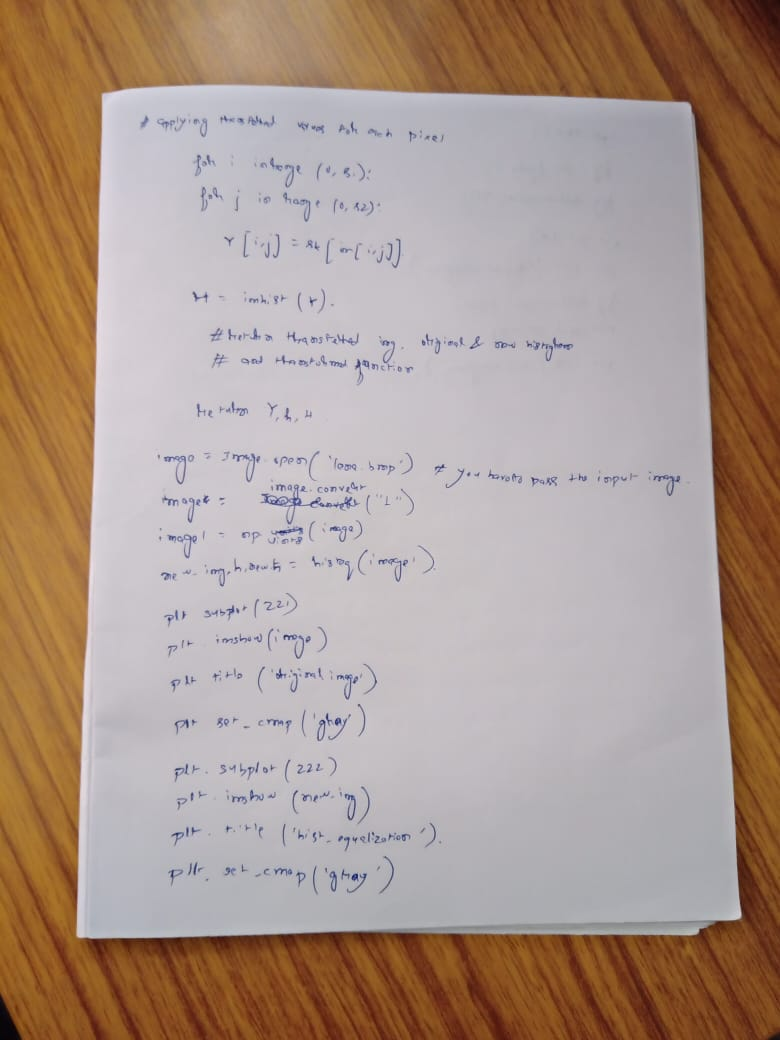
#> input picture z.jpeg, 780 x 1040 px, found by its file name
$ python Scan.py
#> lines starting #> are read from the running program, lines starting #| are printed output that depends on the picture; after the words box and inside, x2 and y2 are one past the last pixel; in counts of white or black regions, pixels touching at a corner belong together
import numpy as np
import matplotlib.pyplot as plt
import cv2
from skimage.filters import threshold_local

plt.rcParams['figure.figsize'] = (9.0, 9.0)

def implt(img, cmp= 'Greys_r', t=''): #matplot uses colormap which maps intensities to color/ avoiding this, we use greys_r
	plt.imshow(img, cmap=cmp)
	plt.title(t)
	plt.show()


SMALL_HEIGHT = 800


def resize(img, height=SMALL_HEIGHT, allways= False):


	if (img.shape[0] > height or allways):
		rat = height / img.shape[0]
		return cv2.resize(img, (int(rat * img.shape[1]), height))

	return img


# Loading images and ploting it (converting to RGB from BGR)
image = cv2.cvtColor(cv2.imread(r"C:\Users\saurav\PycharmProjects\untitled1\z.jpeg" ), cv2.COLOR_BGR2RGB)
implt(image)


def edges_det(img, min_val, max_val):
    """ Preprocessing (gray, thresh, filter, border) + Canny edge detection """
#> called with min_val = 100, max_val = 200
    img = cv2.cvtColor(resize(img), cv2.COLOR_BGR2GRAY)
#> in resize, `return cv2.resize(img, (int(rat * img.shape[1]), height))`:
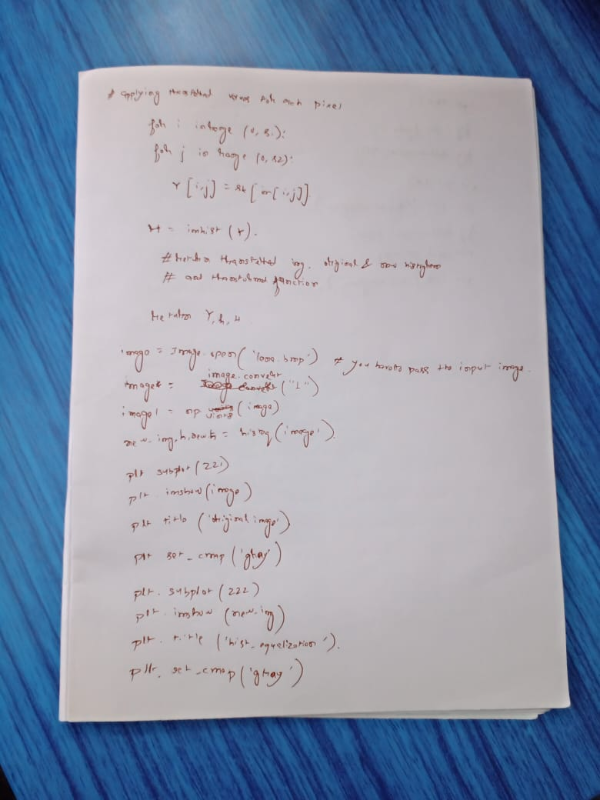
#> returned value: shape (800, 600, 3); mean of channels 0, 1, 2 170.9, 150.7, 139.2; drawn as B, G, R

    # Applying blur and threshold
    img = cv2.bilateralFilter(img, 9, 75, 75)
    img = cv2.adaptiveThreshold(img, 255, cv2.ADAPTIVE_THRESH_GAUSSIAN_C, cv2.THRESH_BINARY, 115, 4)
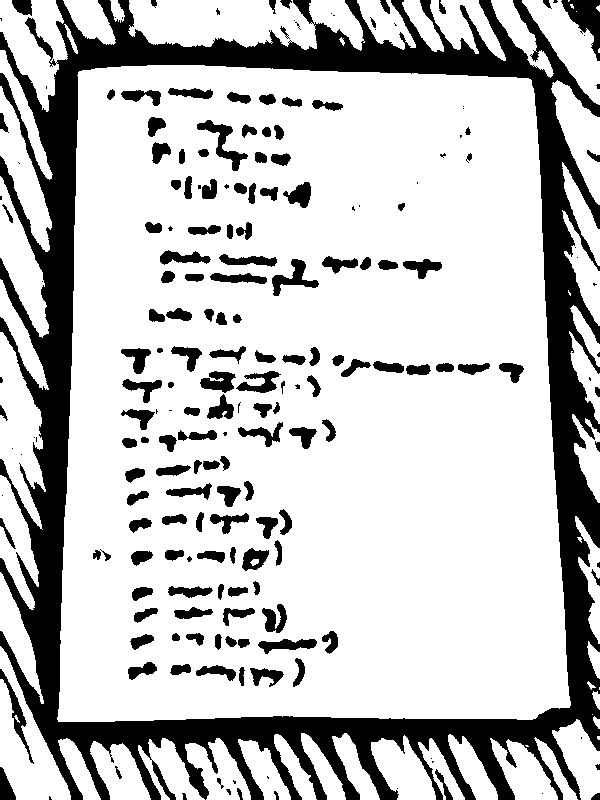
#> img: shape (800, 600); 76.6% white; 207 black regions (54 under 20 px), largest, box (x1, y1, x2, y2) and area: (0, 0, 600, 800) 83528, (561, 0, 600, 61) 1085, (197, 120, 248, 171) 700
    implt(img, 'gray', 'Adaptive Threshold')

    # Median blur replace center pixel by median of pixels under kelner
    # => removes thin details
    img = cv2.medianBlur(img, 11)
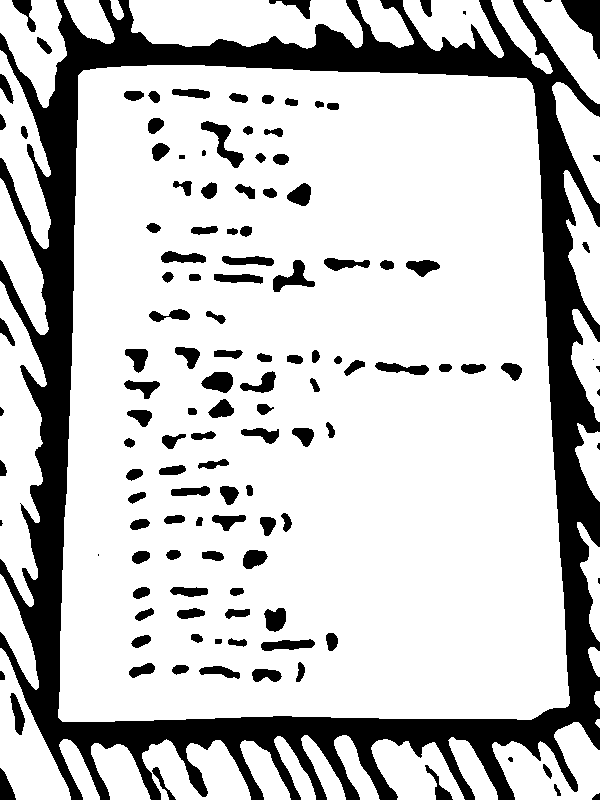
#> img: shape (800, 600); 78.2% white; 130 black regions (9 under 20 px), largest, box (x1, y1, x2, y2) and area: (0, 0, 600, 800) 81577, (561, 0, 600, 59) 1110, (201, 121, 244, 168) 647

    # Add black border - detection of border touching pages
    # Contour can't touch side of image
 #   img = cv2.copyMakeBorder(img, 5, 5, 5, 5, cv2.BORDER_CONSTANT, value=[0, 0, 0])
  #  implt(img, 'gray', 'Median Blur + Border')

    return cv2.Canny(img, min_val, max_val)
#> returned value: shape (800, 600); 3.2% white in thin lines or dots

# Edge detection ()
edges_image = edges_det(image, 100, 200)


# Close gaps between edges (double page clouse => rectangle kernel)
edges_image = cv2.morphologyEx(edges_image, cv2.MORPH_CLOSE, np.ones((5, 11)))
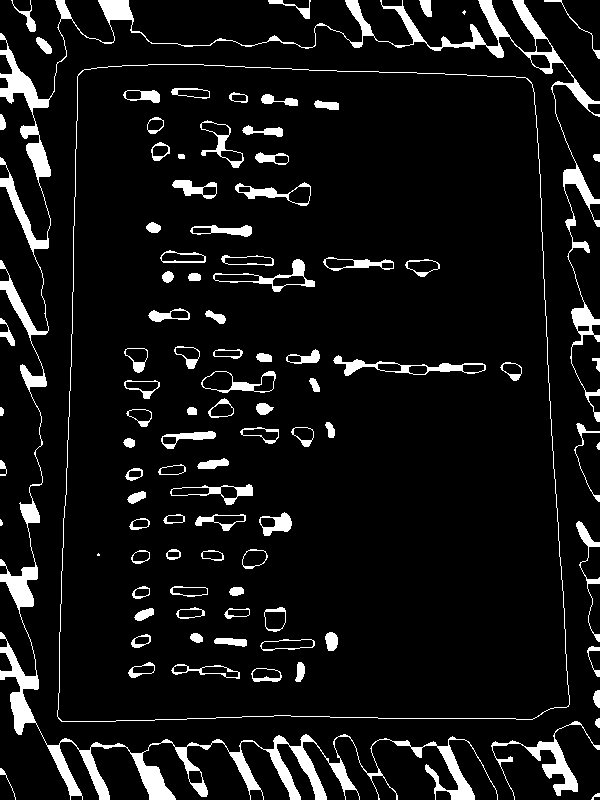
#> edges_image: shape (800, 600); 8.1% white; 97 white regions (3 under 20 px)
implt(edges_image, 'gray', 'Edges')


def four_corners_sort(pts):
	""" Sort corners: top-left, bot-left, bot-right, top-right"""
	diff = np.diff(pts, axis=1)
	summ = pts.sum(axis=1)
	return np.array([pts[np.argmin(summ)],
					 pts[np.argmax(diff)],
					 pts[np.argmax(summ)],
					 pts[np.argmin(diff)]])


#def contour_offset(cnt, offset):
	#""" Offset contour because of 5px border """
#	cnt += offset
#	cnt[cnt < 0] = 0
#	return cnt


def find_page_contours(edges, img):
	""" Finding corner points of page contour """
	# Getting contours
	contours, hierarchy = cv2.findContours(edges, cv2.RETR_TREE, cv2.CHAIN_APPROX_SIMPLE) #cv2 version doesn't pass all the three parameters
#> contours = 161 contours, 5 with area under 20; largest, box (x1, y1, x2, y2) and area: (57, 64, 570, 722) 312414, (57, 64, 570, 722) 312398, (0, 0, 600, 800) 16592, (333, 355, 486, 376) 1069, (491, 721, 600, 800) 1068

	# Finding biggest rectangle otherwise return original corners
	height = edges.shape[0]
#> height = 800
	width = edges.shape[1]
#> width = 600
	MIN_COUNTOUR_AREA = height * width * 0.5
#> MIN_COUNTOUR_AREA = 240000
	MAX_COUNTOUR_AREA = (width - 10) * (height - 10)
#> MAX_COUNTOUR_AREA = 466100

	max_area = MIN_COUNTOUR_AREA
#> max_area = 240000
	page_contour = np.array([[0, 0],
							 [0, height],
							 [width, height],
							 [width, 0]])
#> page_contour = [[0, 0], [0, 800], [600, 800], [600, 0]]

	for cnt in contours:
		perimeter = cv2.arcLength(cnt, True)
		approx = cv2.approxPolyDP(cnt, 0.03 * perimeter, True)

		# Page has 4 corners and it is convex
		if (len(approx) == 4 and
				cv2.isContourConvex(approx) and
				max_area < cv2.contourArea(approx) < MAX_COUNTOUR_AREA):
			max_area = cv2.contourArea(approx)
			page_contour = approx[:, 0]
#> this loop made 161 passes
#> (perimeter, max_area, page_contour) on pass 17: (2278.6, 304962, [[82, 70], [58, 718], [568, 706], [531, 82]])
#> perimeter on passes 1, 2, 3, 5, 6, 7: 24.49, 77.94, 644.9, 41.31, 93.7, 333.3
#> after the loop, max_area = 304962

	# Sort corners and offset them
	page_contour = four_corners_sort(page_contour)
#> in four_corners_sort, `diff = np.diff(pts, axis=1)`: diff = [-12, 660, 138, -449]
#> in four_corners_sort, `summ = pts.sum(axis=1)`: summ = [152, 776, 1274, 613]
	return page_contour


page_contour = find_page_contours(edges_image, resize(image))
#> page_contour = [[82, 70], [58, 718], [568, 706], [531, 82]]
print("PAGE CONTOUR:")
print(page_contour)
#| [[ 82  70]
#|  [ 58 718]
#|  [568 706]
#|  [531  82]]
implt(cv2.drawContours(resize(image), [page_contour], -1, (0, 255, 0), 3))
#> call 4 of implt, with cmp = 'Greys_r', t = ''
#> in implt (call 4), `plt.show()`:
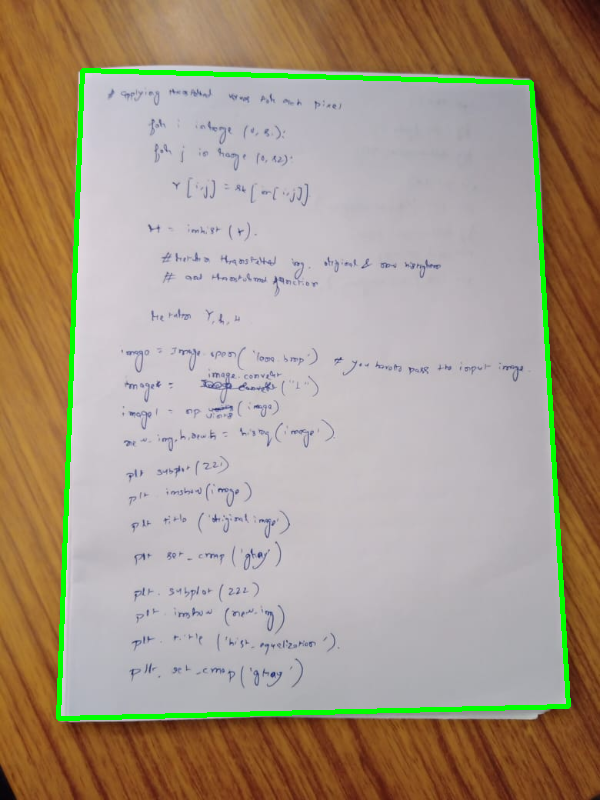
#> shown: shape (800, 600, 3); mean R, G, B 166.8, 152.7, 135.3


def persp_transform(img, s_points):
	""" Transform perspective from start points to target points """
	# Euclidean distance - calculate maximum height and width
	height = max(np.linalg.norm(s_points[0] - s_points[1]),
				 np.linalg.norm(s_points[2] - s_points[3]))
#> height = 648.4
	width = max(np.linalg.norm(s_points[1] - s_points[2]),
				np.linalg.norm(s_points[3] - s_points[0]))
#> width = 510.1

	# Create target points
	t_points = np.array([[0, 0],
						 [0, height],
						 [width, height],
						 [width, 0]], np.float32)
#> t_points = [[0, 0], [0, 648.4], [510.1, 648.4], [510.1, 0]]

	# getPerspectiveTransform() needs float32
	if s_points.dtype != np.float32:
		s_points = s_points.astype(np.float32)
#> s_points = [[82, 70], [58, 718], [568, 706], [531, 82]]

	M = cv2.getPerspectiveTransform(s_points, t_points)
#> M = [[1.1, 0.0409, -93.42], [-0.0307, 1.15, -77.85], [-8.4e-05, 0.000214, 1]]
	return cv2.warpPerspective(img, M, (int(width), int(height)))
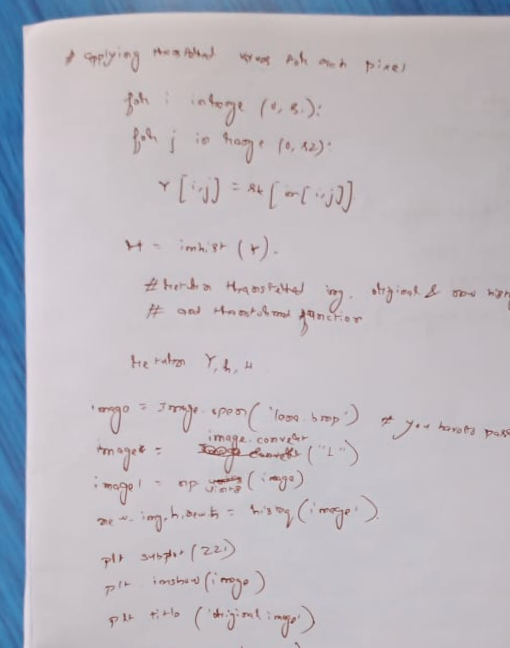
#> returned value: shape (648, 510, 3); mean of channels 0, 1, 2 192.4, 184.9, 187.9; drawn as B, G, R


newImage = persp_transform(image, page_contour)
newImage = cv2.cvtColor(newImage, cv2.COLOR_BGR2GRAY)
T = threshold_local(newImage, 11, method="gaussian", offset=5)
newImage = (newImage > T).astype("uint8") * 255 #this increases the b/w intensity of the pixels above the threshold voltage
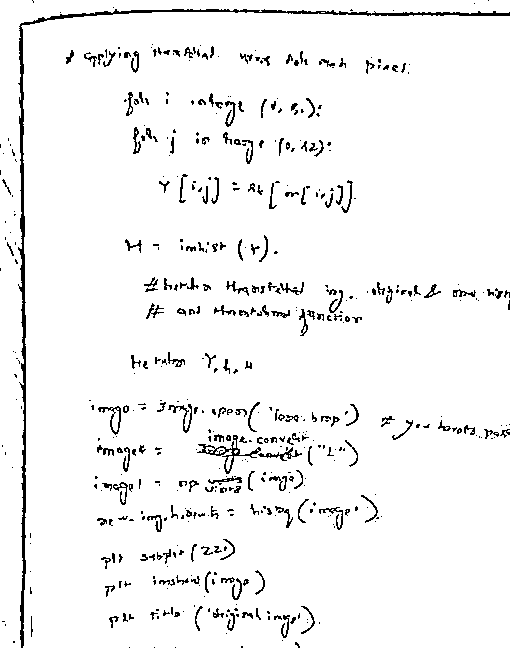
#> newImage: shape (648, 510); 95.5% white; black in thin lines or dots
implt(newImage, t='Result')
